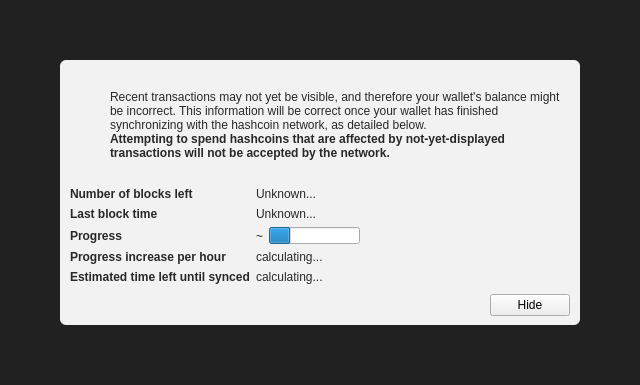
<?xml version="1.0" encoding="UTF-8"?>
<ui version="4.0">
 <class>ModalOverlay</class>
 <widget class="ModalOverlay" name="ModalOverlay">
  <property name="geometry">
   <rect>
    <x>0</x>
    <y>0</y>
    <width>640</width>
    <height>385</height>
   </rect>
  </property>
  <property name="windowTitle">
   <string>Form</string>
  </property>
  <layout class="QVBoxLayout" name="verticalLayout" stretch="0">
   <property name="sizeConstraint">
    <enum>QLayout::SetDefaultConstraint</enum>
   </property>
   <property name="leftMargin">
    <number>0</number>
   </property>
   <property name="topMargin">
    <number>0</number>
   </property>
   <property name="rightMargin">
    <number>0</number>
   </property>
   <property name="bottomMargin">
    <number>0</number>
   </property>
   <item>
    <widget class="QWidget" name="bgWidget" native="true">
     <property name="styleSheet">
      <string notr="true">#bgWidget { background: rgba(0,0,0,220); }</string>
     </property>
     <layout class="QVBoxLayout" name="verticalLayoutMain" stretch="1">
      <property name="leftMargin">
       <number>60</number>
      </property>
      <property name="topMargin">
       <number>60</number>
      </property>
      <property name="rightMargin">
       <number>60</number>
      </property>
      <property name="bottomMargin">
       <number>60</number>
      </property>
      <item>
       <widget class="QWidget" name="contentWidget" native="true">
        <property name="styleSheet">
         <string notr="true">#contentWidget { background: rgba(255,255,255,240); border-radius: 6px; }

QLabel { color: rgb(40,40,40);  }</string>
        </property>
        <layout class="QVBoxLayout" name="verticalLayoutSub" stretch="1,0,0,0">
         <property name="spacing">
          <number>0</number>
         </property>
         <property name="leftMargin">
          <number>10</number>
         </property>
         <property name="topMargin">
          <number>10</number>
         </property>
         <property name="rightMargin">
          <number>10</number>
         </property>
         <property name="bottomMargin">
          <number>10</number>
         </property>
         <item>
          <layout class="QHBoxLayout" name="horizontalLayoutIconText" stretch="0,1">
           <property name="topMargin">
            <number>20</number>
           </property>
           <item>
            <layout class="QVBoxLayout" name="verticalLayoutIcon">
             <property name="leftMargin">
              <number>0</number>
             </property>
             <item>
              <widget class="QPushButton" name="warningIcon">
               <property name="enabled">
                <bool>false</bool>
               </property>
               <property name="text">
                <string/>
               </property>
               <property name="icon">
                <iconset>
                 <normaloff>:/icons/warning</normaloff>
                 <disabledoff>:/icons/warning</disabledoff>:/icons/warning</iconset>
               </property>
               <property name="iconSize">
                <size>
                 <width>48</width>
                 <height>48</height>
                </size>
               </property>
               <property name="flat">
                <bool>true</bool>
               </property>
              </widget>
             </item>
             <item>
              <spacer name="verticalSpacerWarningIcon">
               <property name="orientation">
                <enum>Qt::Vertical</enum>
               </property>
               <property name="sizeHint" stdset="0">
                <size>
                 <width>20</width>
                 <height>40</height>
                </size>
               </property>
              </spacer>
             </item>
            </layout>
           </item>
           <item>
            <layout class="QVBoxLayout" name="verticalLayoutInfoText">
             <property name="leftMargin">
              <number>0</number>
             </property>
             <property name="topMargin">
              <number>0</number>
             </property>
             <item>
              <widget class="QLabel" name="infoText">
               <property name="text">
                <string>Recent transactions may not yet be visible, and therefore your wallet's balance might be incorrect. This information will be correct once your wallet has finished synchronizing with the hashcoin network, as detailed below.</string>
               </property>
               <property name="textFormat">
                <enum>Qt::RichText</enum>
               </property>
               <property name="wordWrap">
                <bool>true</bool>
               </property>
              </widget>
             </item>
             <item>
              <widget class="QLabel" name="infoTextStrong">
               <property name="font">
                <font>
                 <weight>75</weight>
                 <bold>true</bold>
                </font>
               </property>
               <property name="text">
                <string>Attempting to spend hashcoins that are affected by not-yet-displayed transactions will not be accepted by the network.</string>
               </property>
               <property name="textFormat">
                <enum>Qt::RichText</enum>
               </property>
               <property name="wordWrap">
                <bool>true</bool>
               </property>
              </widget>
             </item>
             <item>
              <spacer name="verticalSpacerInTextSpace">
               <property name="orientation">
                <enum>Qt::Vertical</enum>
               </property>
               <property name="sizeHint" stdset="0">
                <size>
                 <width>20</width>
                 <height>40</height>
                </size>
               </property>
              </spacer>
             </item>
            </layout>
           </item>
          </layout>
         </item>
         <item>
          <spacer name="verticalSpacerAfterText">
           <property name="orientation">
            <enum>Qt::Vertical</enum>
           </property>
           <property name="sizeHint" stdset="0">
            <size>
             <width>20</width>
             <height>40</height>
            </size>
           </property>
          </spacer>
         </item>
         <item>
          <layout class="QFormLayout" name="formLayout">
           <property name="fieldGrowthPolicy">
            <enum>QFormLayout::FieldsStayAtSizeHint</enum>
           </property>
           <property name="horizontalSpacing">
            <number>6</number>
           </property>
           <property name="verticalSpacing">
            <number>6</number>
           </property>
           <property name="topMargin">
            <number>10</number>
           </property>
           <item row="0" column="0">
            <widget class="QLabel" name="labelNumberOfBlocksLeft">
             <property name="font">
              <font>
               <weight>75</weight>
               <bold>true</bold>
              </font>
             </property>
             <property name="text">
              <string>Number of blocks left</string>
             </property>
            </widget>
           </item>
           <item row="0" column="1">
            <widget class="QLabel" name="numberOfBlocksLeft">
             <property name="text">
              <string>Unknown...</string>
             </property>
            </widget>
           </item>
           <item row="1" column="0">
            <widget class="QLabel" name="labelLastBlockTime">
             <property name="font">
              <font>
               <weight>75</weight>
               <bold>true</bold>
              </font>
             </property>
             <property name="text">
              <string>Last block time</string>
             </property>
            </widget>
           </item>
           <item row="1" column="1">
            <widget class="QLabel" name="newestBlockDate">
             <property name="sizePolicy">
              <sizepolicy hsizetype="Maximum" vsizetype="Preferred">
               <horstretch>0</horstretch>
               <verstretch>0</verstretch>
              </sizepolicy>
             </property>
             <property name="text">
              <string>Unknown...</string>
             </property>
            </widget>
           </item>
           <item row="2" column="0">
            <widget class="QLabel" name="labelSyncDone">
             <property name="font">
              <font>
               <weight>75</weight>
               <bold>true</bold>
              </font>
             </property>
             <property name="text">
              <string>Progress</string>
             </property>
            </widget>
           </item>
           <item row="2" column="1">
            <layout class="QHBoxLayout" name="horizontalLayoutSync" stretch="0,1">
             <item>
              <widget class="QLabel" name="percentageProgress">
               <property name="text">
                <string notr="true">~</string>
               </property>
              </widget>
             </item>
             <item>
              <widget class="QProgressBar" name="progressBar">
               <property name="value">
                <number>24</number>
               </property>
               <property name="format">
                <string/>
               </property>
              </widget>
             </item>
            </layout>
           </item>
           <item row="4" column="0">
            <widget class="QLabel" name="labelProgressIncrease">
             <property name="font">
              <font>
               <weight>75</weight>
               <bold>true</bold>
              </font>
             </property>
             <property name="text">
              <string>Progress increase per hour</string>
             </property>
            </widget>
           </item>
           <item row="4" column="1">
            <widget class="QLabel" name="progressIncreasePerH">
             <property name="text">
              <string>calculating...</string>
             </property>
            </widget>
           </item>
           <item row="5" column="0">
            <widget class="QLabel" name="labelEstimatedTimeLeft">
             <property name="font">
              <font>
               <weight>75</weight>
               <bold>true</bold>
              </font>
             </property>
             <property name="text">
              <string>Estimated time left until synced</string>
             </property>
            </widget>
           </item>
           <item row="5" column="1">
            <widget class="QLabel" name="expectedTimeLeft">
             <property name="text">
              <string>calculating...</string>
             </property>
            </widget>
           </item>
          </layout>
         </item>
         <item>
          <layout class="QHBoxLayout" name="horizontalLayoutButtons">
           <property name="leftMargin">
            <number>10</number>
           </property>
           <property name="topMargin">
            <number>10</number>
           </property>
           <item>
            <spacer name="horizontalSpacer">
             <property name="orientation">
              <enum>Qt::Horizontal</enum>
             </property>
             <property name="sizeHint" stdset="0">
              <size>
               <width>40</width>
               <height>20</height>
              </size>
             </property>
            </spacer>
           </item>
           <item>
            <widget class="QPushButton" name="closeButton">
             <property name="text">
              <string>Hide</string>
             </property>
            </widget>
           </item>
          </layout>
         </item>
        </layout>
       </widget>
      </item>
     </layout>
    </widget>
   </item>
  </layout>
 </widget>
 <customwidgets>
  <customwidget>
   <class>ModalOverlay</class>
   <extends>QWidget</extends>
   <header>modaloverlay.h</header>
   <container>1</container>
  </customwidget>
 </customwidgets>
 <resources/>
 <connections/>
</ui>
